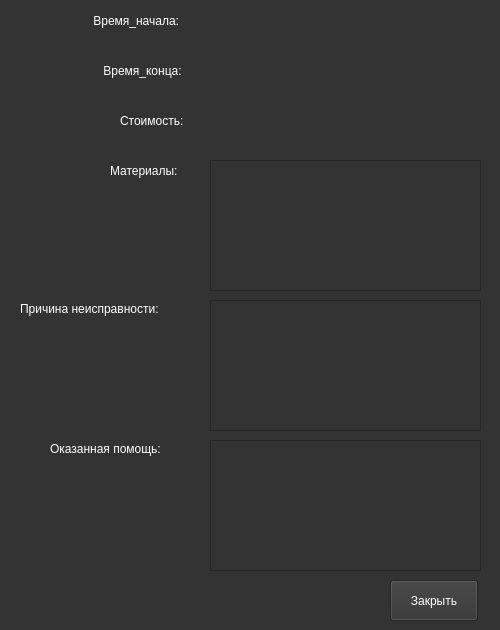
<?xml version="1.0" encoding="UTF-8"?>
<ui version="4.0">
 <class>ReportWindow</class>
 <widget class="QMainWindow" name="ReportWindow">
  <property name="geometry">
   <rect>
    <x>0</x>
    <y>0</y>
    <width>500</width>
    <height>630</height>
   </rect>
  </property>
  <property name="minimumSize">
   <size>
    <width>500</width>
    <height>630</height>
   </size>
  </property>
  <property name="maximumSize">
   <size>
    <width>500</width>
    <height>630</height>
   </size>
  </property>
  <property name="windowTitle">
   <string>ReportWindow</string>
  </property>
  <property name="styleSheet">
   <string notr="true">background-color: #333333;
color: #ffffff;</string>
  </property>
  <widget class="QWidget" name="centralwidget">
   <widget class="QLabel" name="label_materials">
    <property name="geometry">
     <rect>
      <x>110</x>
      <y>160</y>
      <width>91</width>
      <height>21</height>
     </rect>
    </property>
    <property name="text">
     <string>Материалы:</string>
    </property>
   </widget>
   <widget class="QLabel" name="label_causeOfMalfunction">
    <property name="geometry">
     <rect>
      <x>20</x>
      <y>300</y>
      <width>181</width>
      <height>18</height>
     </rect>
    </property>
    <property name="text">
     <string>Причина неисправности: </string>
    </property>
   </widget>
   <widget class="QPushButton" name="pushButton_close">
    <property name="geometry">
     <rect>
      <x>390</x>
      <y>580</y>
      <width>88</width>
      <height>41</height>
     </rect>
    </property>
    <property name="text">
     <string>Закрыть</string>
    </property>
   </widget>
   <widget class="QLabel" name="label_assistanceProvided">
    <property name="geometry">
     <rect>
      <x>50</x>
      <y>440</y>
      <width>141</width>
      <height>18</height>
     </rect>
    </property>
    <property name="text">
     <string>Оказанная помощь: </string>
    </property>
   </widget>
   <widget class="QLabel" name="label_price">
    <property name="geometry">
     <rect>
      <x>120</x>
      <y>110</y>
      <width>81</width>
      <height>21</height>
     </rect>
    </property>
    <property name="text">
     <string>Стоимость:</string>
    </property>
   </widget>
   <widget class="QLabel" name="label_price_2">
    <property name="geometry">
     <rect>
      <x>210</x>
      <y>110</y>
      <width>271</width>
      <height>21</height>
     </rect>
    </property>
    <property name="text">
     <string/>
    </property>
   </widget>
   <widget class="QTextBrowser" name="textBrowser_materials">
    <property name="geometry">
     <rect>
      <x>210</x>
      <y>160</y>
      <width>271</width>
      <height>131</height>
     </rect>
    </property>
   </widget>
   <widget class="QTextBrowser" name="textBrowser_causeOfMalfunction">
    <property name="geometry">
     <rect>
      <x>210</x>
      <y>300</y>
      <width>271</width>
      <height>131</height>
     </rect>
    </property>
   </widget>
   <widget class="QTextBrowser" name="textBrowser_assistanceProvided">
    <property name="geometry">
     <rect>
      <x>210</x>
      <y>440</y>
      <width>271</width>
      <height>131</height>
     </rect>
    </property>
   </widget>
   <widget class="QLabel" name="label_dateStart">
    <property name="geometry">
     <rect>
      <x>90</x>
      <y>10</y>
      <width>111</width>
      <height>21</height>
     </rect>
    </property>
    <property name="text">
     <string> Время_начала: </string>
    </property>
   </widget>
   <widget class="QLabel" name="label_dateStart_2">
    <property name="geometry">
     <rect>
      <x>210</x>
      <y>10</y>
      <width>271</width>
      <height>21</height>
     </rect>
    </property>
    <property name="text">
     <string/>
    </property>
   </widget>
   <widget class="QLabel" name="label_dateEnd">
    <property name="geometry">
     <rect>
      <x>100</x>
      <y>60</y>
      <width>101</width>
      <height>21</height>
     </rect>
    </property>
    <property name="text">
     <string> Время_конца: </string>
    </property>
   </widget>
   <widget class="QLabel" name="label_dateEnd_2">
    <property name="geometry">
     <rect>
      <x>210</x>
      <y>60</y>
      <width>271</width>
      <height>21</height>
     </rect>
    </property>
    <property name="text">
     <string/>
    </property>
   </widget>
  </widget>
 </widget>
 <resources/>
 <connections/>
</ui>
